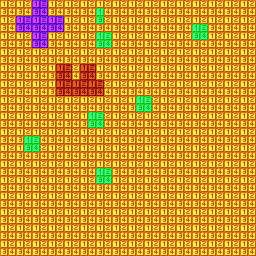

This game map was drawn from its Tiled (.tmx) file and the tilesets committed beside it. A one-line description and the full map source follow:
An orthogonal 32x32 tile map with 8x8 px tiles, 1 tile layer (Tile Layer 1).

<map version="1.0" tiledversion="1.0.3" orientation="orthogonal" renderorder="right-down" width="32" height="32" tilewidth="8" tileheight="8" nextobjectid="1">
 <tileset firstgid="1" source="untitled.tsx" />
 <layer name="Tile Layer 1" width="32" height="32">
  <data encoding="csv">
1,2,1,2,3,4,1,2,1,2,1,2,1,2,1,2,1,2,1,2,1,2,1,2,1,2,1,2,1,2,1,2,
5,6,5,6,7,8,5,6,5,6,5,6,9,6,5,6,5,6,5,6,5,6,5,6,5,6,5,6,5,6,5,6,
1,2,3,4,3,4,3,4,1,2,1,2,13,2,1,2,1,2,1,2,1,2,1,2,1,2,1,2,1,2,1,2,
5,6,7,8,7,8,7,8,5,6,5,6,5,6,5,6,5,6,5,6,5,6,5,6,9,10,5,6,5,6,5,6,
1,2,1,2,3,4,1,2,1,2,1,2,9,10,1,2,1,2,1,2,1,2,1,2,13,14,1,2,1,2,1,2,
5,6,5,6,7,8,5,6,5,6,5,6,13,14,5,6,5,6,5,6,5,6,5,6,5,6,5,6,5,6,5,6,
1,2,1,2,1,2,1,2,1,2,1,2,1,2,1,2,1,2,1,2,1,2,1,2,1,2,1,2,1,2,1,2,
5,6,5,6,5,6,5,6,5,6,5,6,5,6,5,6,5,6,5,6,5,6,5,6,5,6,5,6,5,6,5,6,
1,2,1,2,1,2,1,11,12,2,11,12,1,2,1,2,1,2,1,2,1,2,1,2,1,2,1,2,1,2,1,2,
5,6,5,6,5,6,5,15,16,6,15,16,5,6,5,6,5,6,5,6,5,6,5,6,5,6,5,6,5,6,5,6,
1,2,1,2,1,2,1,11,12,11,12,11,12,2,1,2,1,2,1,2,1,2,1,2,1,2,1,2,1,2,1,2,
5,6,5,6,5,6,5,15,16,15,16,15,16,6,5,6,5,6,5,6,5,6,5,6,5,6,5,6,5,6,5,6,
1,2,1,2,1,2,1,2,1,2,1,2,1,2,1,2,1,9,10,2,1,2,1,2,1,2,1,2,1,2,1,2,
5,6,5,6,5,6,5,6,5,6,5,6,5,6,5,6,5,13,14,6,5,6,5,6,5,6,5,6,5,6,5,6,
1,2,1,2,1,2,1,2,1,2,1,9,10,2,1,2,1,2,1,2,1,2,1,2,1,2,1,2,1,2,1,2,
5,6,5,6,5,6,5,6,5,6,5,13,14,6,5,6,5,6,5,6,5,6,5,6,5,6,5,6,5,6,5,6,
1,2,1,2,1,2,1,2,1,2,1,2,1,2,1,2,1,2,1,2,1,2,1,2,1,2,1,2,1,2,1,2,
5,6,5,9,10,6,5,6,5,6,5,6,5,6,5,6,5,6,5,6,5,6,5,6,5,6,5,6,5,6,5,6,
1,2,1,13,14,2,1,2,1,2,1,2,1,2,1,2,1,2,1,2,1,2,1,2,1,2,1,2,1,2,1,2,
5,6,5,6,5,6,5,6,5,6,5,6,5,6,5,6,5,6,5,6,5,6,5,6,5,6,5,6,5,6,5,6,
1,2,1,2,1,2,1,2,1,2,1,2,1,2,1,2,1,2,1,2,1,2,1,2,1,2,1,2,1,2,1,2,
5,6,5,6,5,6,5,6,5,6,5,6,9,10,5,6,5,6,5,6,5,6,5,6,5,6,5,6,5,6,5,6,
1,2,1,2,1,2,1,2,1,2,1,2,13,14,1,2,1,2,1,2,1,2,1,2,1,2,1,2,1,2,1,2,
5,6,5,6,5,6,5,6,5,6,5,6,5,6,5,6,5,6,5,6,5,6,5,6,5,6,5,6,5,6,5,6,
1,2,1,2,1,2,1,2,1,2,1,2,1,2,1,2,1,2,1,2,1,2,1,2,1,2,1,2,1,2,1,2,
5,6,5,6,5,6,5,6,5,6,5,6,5,6,5,6,5,6,5,6,5,6,5,6,5,6,5,6,5,6,5,6,
1,2,1,2,1,2,1,2,1,2,1,2,1,2,1,2,1,2,1,2,1,2,1,2,1,2,1,2,1,2,1,2,
5,6,5,6,5,6,5,6,5,6,5,6,5,6,5,6,5,6,5,6,5,6,5,6,5,6,5,6,5,6,5,6,
1,2,1,2,1,2,1,2,1,2,1,2,1,2,1,2,1,2,1,2,1,2,1,2,1,2,1,2,1,2,1,2,
5,6,5,6,5,6,5,6,5,6,5,6,5,6,5,6,5,6,5,6,5,6,5,6,5,6,5,6,5,6,5,6,
1,2,1,2,1,2,1,2,1,2,1,2,1,2,1,2,1,2,1,2,1,2,1,2,1,2,1,2,1,2,1,2,
5,6,5,6,5,6,5,6,5,6,5,6,5,6,5,6,5,6,5,6,5,6,5,6,5,6,5,6,5,6,5,6
</data>
 </layer>
</map>
